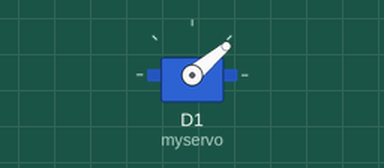
Simulated run of this sketch. Board: ESP8266 (NodeMCU). Parts: servo.

Above: at 1.05 s.
At 1.2 s:
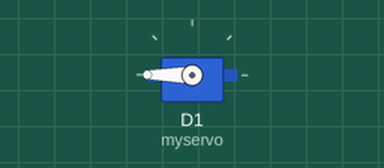
At 1.35 s:
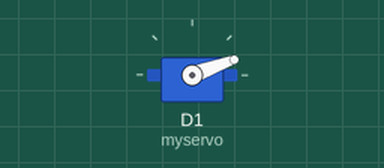
Timing chart, 0 to 4.0 s (numbered marks = the images above):
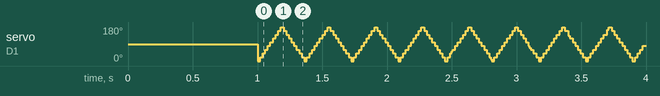

The sketch:

sketch_nov23a.ino
```cpp
#include <Servo.h>

Servo myservo;
int i = 0;
#define pos 180

void setup() {
  Serial.begin(115200);
  myservo.attach(D1);
  delay(1000);
}

void loop() {

  for(i = 0; i <= pos; i++) {
    myservo.write(i);
    delay(1);
  }

  for(i = pos; i >= 0; i--) {
    myservo.write(i);
    delay(1);
  }
}
```
